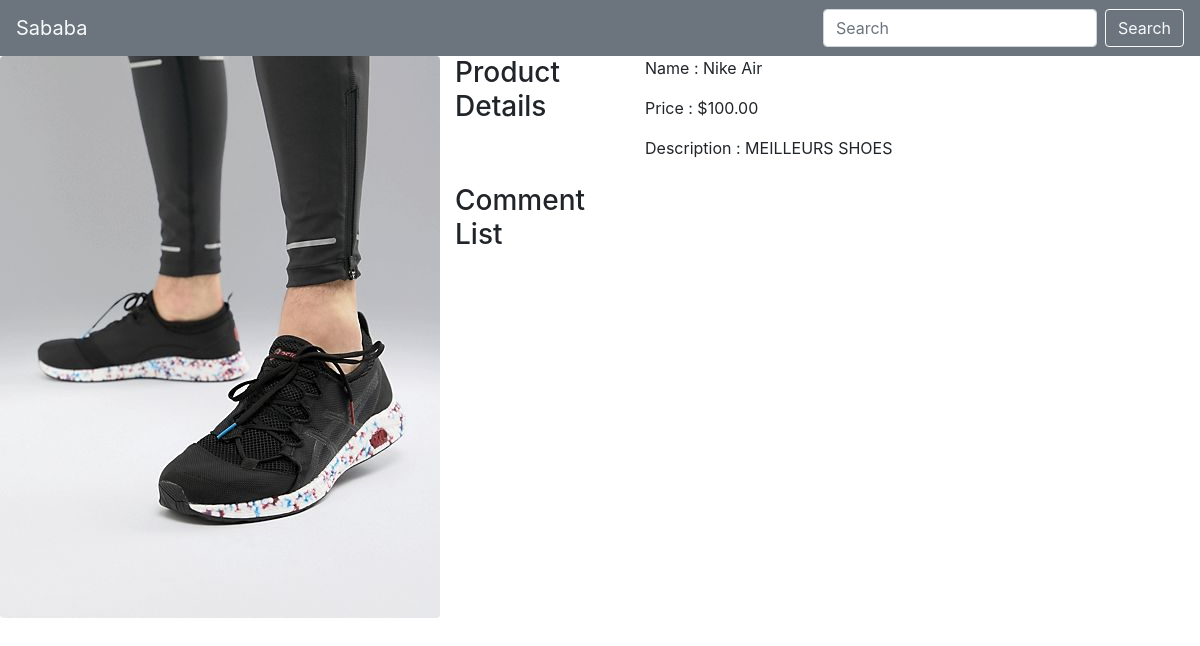
Before: /shop_app/products/1/ with the older database file.
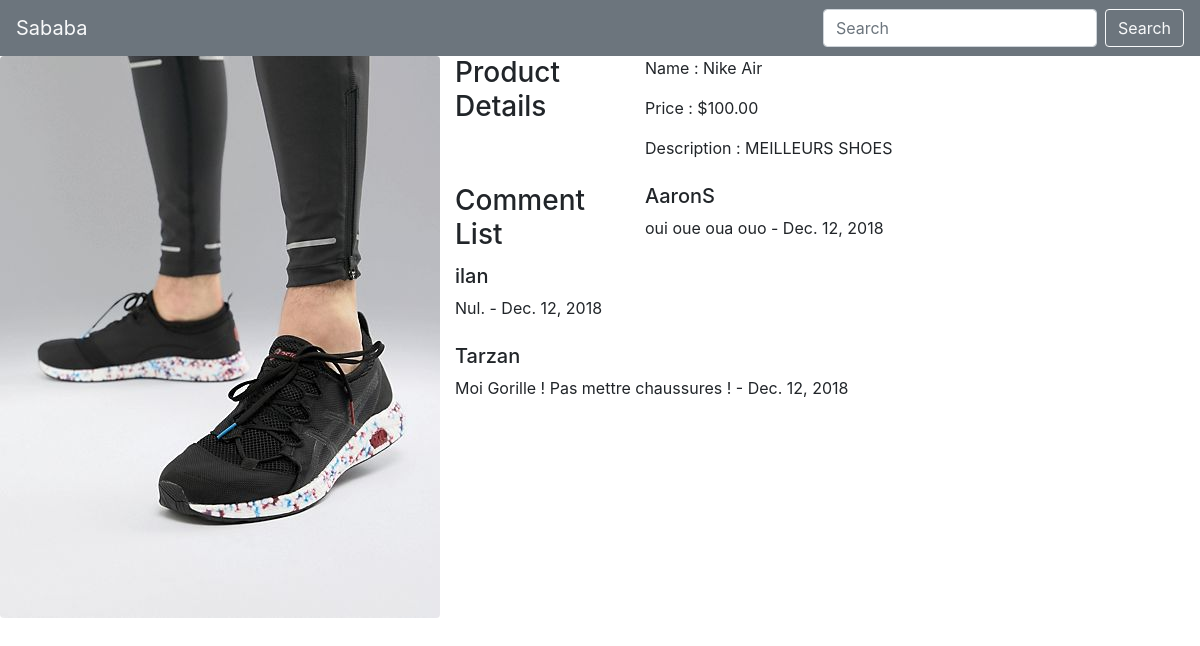
After: the same page with the newer database file.
### shop_app/models.py (models this page shows, shortened)
class Product(models.Model):
	name = models.CharField(max_length=264)
	price = models.DecimalField(max_digits=5, decimal_places=2)
	description = models.TextField()
	image = models.ImageField(default='static/images/nike_air.jpeg', upload_to='static/images/')

class Comment(models.Model):
	username = models.CharField(max_length=264)
	text = models.TextField()
	date = models.DateField()
	product = models.ForeignKey(Product, on_delete=models.CASCADE)

### shop_app/views.py (the view)
# urls.py: path('products/<int:product_id>/', views.product , name='product'),
def product(request, product_id):
	product = Product.objects.get(id=product_id)
	comments = Comment.objects.filter(product_id=product.id)
	return render(request, 'product.html', context={'product':product, 'comments': comments})

### shop_app/templates/product.html (shortened to what this page needs)
<!DOCTYPE html>
{% load staticfiles %}
<html>
<head>
	<link rel="stylesheet" href="https://stackpath.bootstrapcdn.com/bootstrap/4.1.3/css/bootstrap.min.css">
</head>
<body>
	<nav class="navbar navbar-light bg-secondary">
		<a class="navbar-brand text-light" href="/">
			Sababa
		</a>
       <form class="form-inline">
       	<input class="form-control mr-sm-2" type="search" placeholder="Search" aria-label="Search">
       	<button class="btn btn-outline-light my-2 my-sm-0 text-light" type="submit">Search</button>
       </form>
   </nav>
	<img src="http://{{ request.get_host }}/{{ product.image }}" class="rounded float-left" alt="...">
	<dl class="row">
  	<h3 class="col-sm-3">Product Details</h3>
  		<dd class="col-sm-9">
    		<p>Name : {{ product.name }}</p>
    		<p>Price : ${{ product.price }}</p>
    		<p>Description : {{ product.description }}</p>
  		</dd>
    <h3 class="col-sm-3">Comment List</h3>
    {% for comment in comments %}
      <dd class="col-sm-9">
        <h5>{{ comment.username }}</h5>
        <p>{{ comment.text }} - {{ comment.date }}</p>
      </dd>
    {% endfor %}
  </dl>
</body>
</html>

Changed rows visible on the page:
added Comment: username "AaronS", text "oui oue oua ouo", date "Dec. 12, 2018"
added Comment: username "ilan", text "Nul.", date "Dec. 12, 2018"
added Comment: username "Tarzan", text "Moi Gorille ! Pas mettre chaussures !", date "Dec. 12, 2018"
